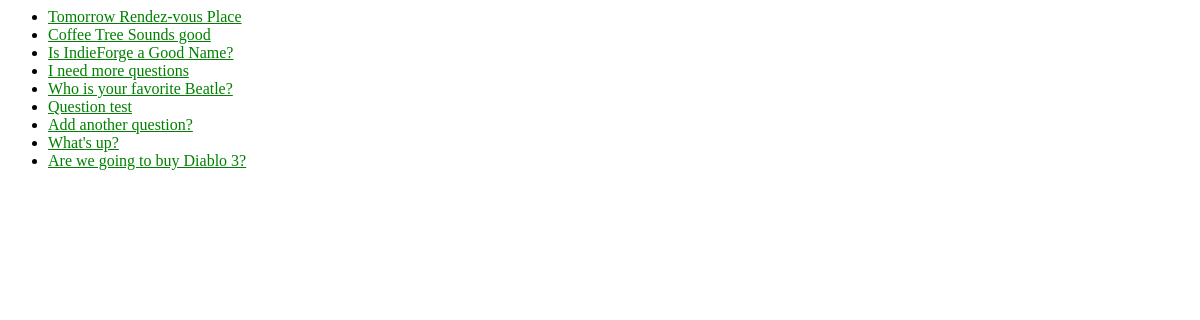
The page /polls/ on the database as committed earlier.
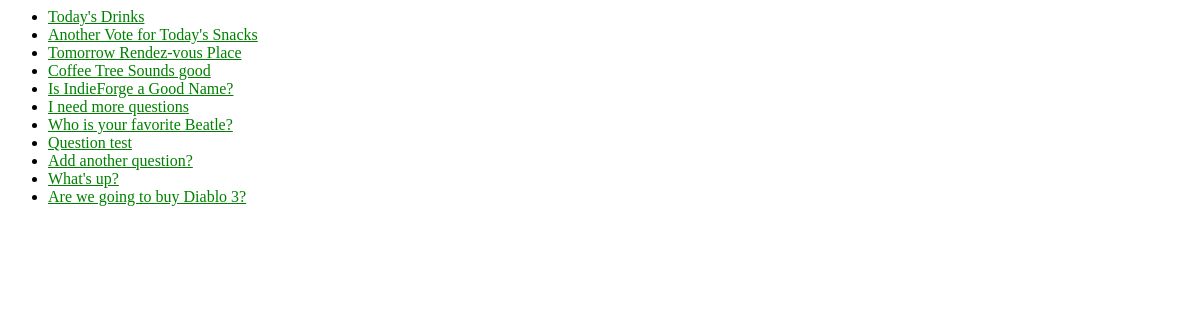
The same page on the database as committed later.
### polls/models.py (models this page shows, shortened)
class Question(models.Model):
    question_text = models.CharField(max_length=200)
    pub_date = models.DateTimeField('date published')
    def was_published_recently(self):
        now = timezone.now()
        return now - datetime.timedelta(days=1) <= self.pub_date <= now
    was_published_recently.admin_order_field = 'pub_date'
    was_published_recently.boolean = True
    was_published_recently.short_description = 'Published recently?'

### polls/views.py (the view)
class IndexView(generic.ListView):
    template_name = 'polls/index.html'
    context_object_name = 'latest_question_list'
    def get_queryset(self):
        return Question.objects.filter(
            pub_date__lte=timezone.now()
        ).order_by('-pub_date')[:15]

### polls/templates/polls/index.html
{% load staticfiles %}
<link rel="stylesheet" type="text/css" href="{% static 'polls/style.css' %}" />
{% if latest_question_list %}
    <ul>
    {% for question in latest_question_list %}
        <li><a href="{% url 'polls:detail' question.id %}">{{ question.question_text }}</a></li>
    {% endfor %}
    </ul>
{% else %}
    <p>No polls are available.</p>
{% endif %}

### polls/static/polls/style.css (style rules this page uses)
li a { color: green; }

Rows that differ between the two databases and show on the page:
added Question: question_text "Today's Drinks"
added Question: question_text "Another Vote for Today's Snacks"
